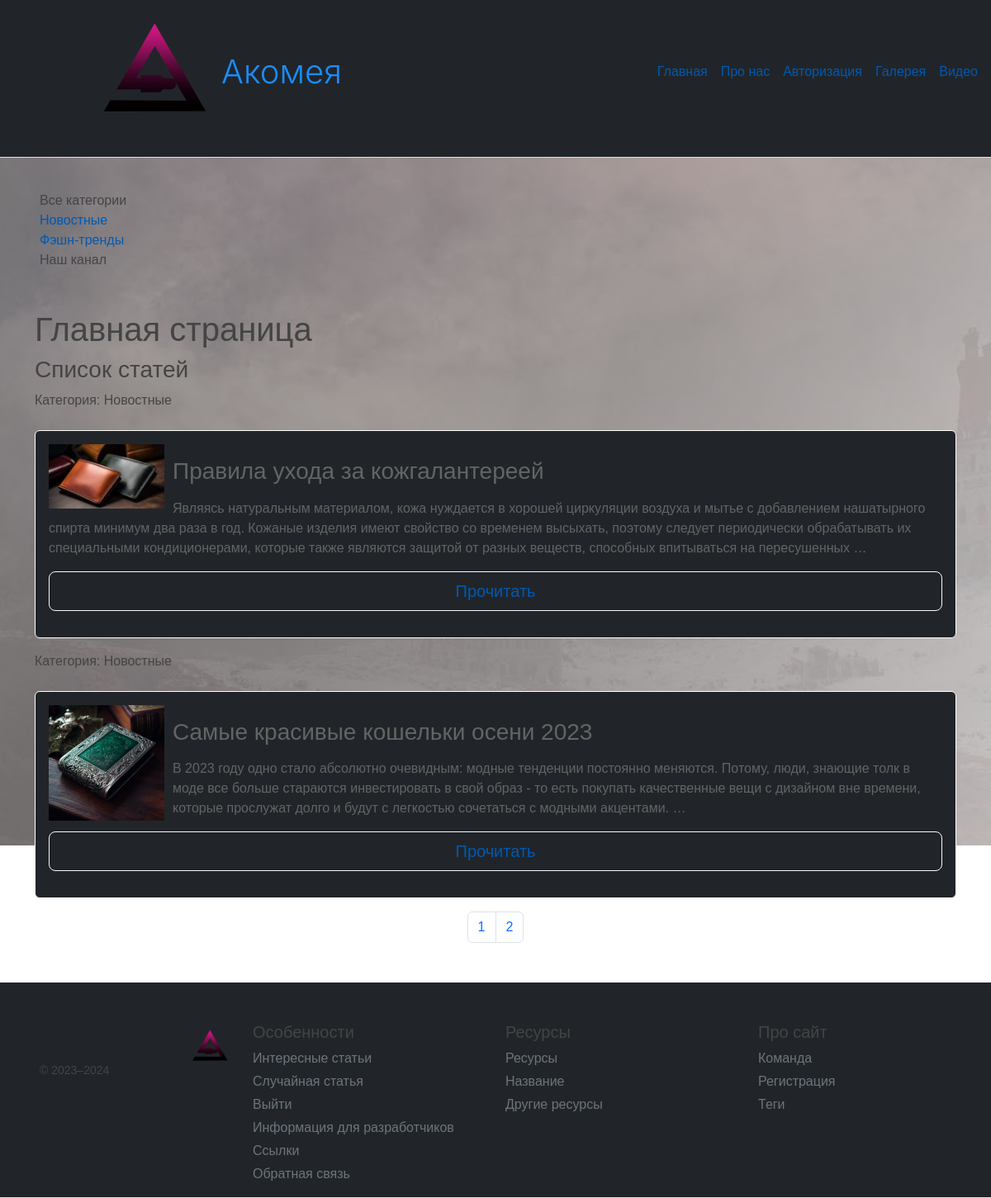
The page / on the database its author committed.
### main/models.py (models this page shows, shortened)
class Category(models.Model):
    name = models.CharField(max_length=100, db_index=True, verbose_name="Категория")
    slug = models.SlugField(unique=True, max_length=255, db_index=True, verbose_name="URL")
    objects = models.Manager()
    def __str__(self):
        return self.name
    def get_absolute_url(self):
        return reverse('category', kwargs={'cat_id': self.pk})
    class Meta:
        verbose_name = 'Категория'
        verbose_name_plural = 'Категории'
        ordering = ['id']

class New(models.Model):
    title = models.CharField('Название', max_length=50)
    posts = models.TextField('Описание')
    slug = models.SlugField(unique=True, max_length=255, db_index=True, verbose_name="URL")
    photo = models.ImageField(upload_to="photos/", verbose_name="Фото")
    time_create = models.DateTimeField(auto_now_add=True, verbose_name="Время создания")
    time_update = models.DateTimeField(auto_now=True, verbose_name="Время изменения")
    is_published = models.BooleanField(default=True, verbose_name="Публикация")
    cat = models.ForeignKey('Category', on_delete=models.PROTECT, verbose_name="Категории")
    objects = models.Manager()
    def get_absolute_url(self):
        return reverse('post', kwargs={'post_slug': self.slug})
    class Meta:
        verbose_name = 'Статья'
        verbose_name_plural = 'Статьи'
        permissions = (("can_create", "create"),)

### main/views.py (the view)
# urls.py: path('',views.index, name='home'),
def index(request):
    posts = New.objects.all()
    paginator = Paginator(posts, 2)
    page_number = request.GET.get('page')
    page_obj = paginator.get_page(page_number)
    cats = Category.objects.all()
    return render(request, 'main/index.html', {'page_obj': page_obj, 'title':'Главная страница сайта', 'posts': posts, 'cat_selected': 0, 'cats': cats})

### main/templates/main/index.html (shortened to what this page needs)
{% extends 'main/base.html' %}
{% block content %}
    <h1>Главная страница</h1>
    <h3>Список статей</h3>
    {% if posts %}
        {% for post in page_obj %}
            <p class="first ">Категория: {{post.cat}}</p>
            <div class="alert alert-light mt-4 bg-dark ">
                <p><img class="img-article-left thumb" src="{{post.photo.url}}" width="370" align="middle"></p>
                <h3>{{ post.title }}</h3>
                <p>{{ post.posts|linebreaks|truncatewords:45 }}</p>
                <p class="w-100 btn btn-lg btn-outline-light "><a href="{{ post.get_absolute_url }}">Прочитать</a></p>
            </div>
        {% endfor %}
    {% else %}
        <p>Нет записей</p>
    {% endif %}
{% endblock %}

### main/templates/main/base.html (shortened to what this page needs)
{% load static %}
<!DOCTYPE html>
<html lang="ru">
<head>
    <link rel="stylesheet" href="https://cdn.jsdelivr.net/npm/bootstrap@5.2.3/dist/css/bootstrap.min.css">
    <link type="text/css" href="{% static 'main/css/styles.css' %}" rel="stylesheet" />
</head>
<body style="background-image:url('/static/main/images/low.jpg'); background-repeat: no-repeat">
    <div class="d-flex flex-column flex-md-row align-items-center pb-3 mb-4 border-bottom bg-dark">
      <a href="/" class="d-flex align-items-center link-body-emphasis text-decoration-none">
        <svg xmlns="http://www.w3.org/2000/svg" width="100" height="32" class="me-2" viewBox="0 0 118 94" role="img"><title>Акомея</title></svg>
          <img src="/static/main/images/logo.png" width="160px">
        <span class="fs-1">Акомея</span>
      </a>
      <nav class="d-inline-flex mt-2 mt-md-0 ms-md-auto bg-dark" data-bs-theme="dark" >
        <a class="me-3 py-2 link-body-emphasis text-decoration-none" href="{% url 'home' %}">Главная</a>
        <a class="me-3 py-2 link-body-emphasis text-decoration-none" href="{% url 'about' %}">Про нас</a>
          <a class="me-3 py-2 link-body-emphasis text-decoration-none" href="{% url 'login' %}">Авторизация</a>
          <a class="me-3 py-2 link-body-emphasis text-decoration-none" href="{% url 'gallery' %}">Галерея</a>
          <a class="me-3 py-2 link-body-emphasis text-decoration-none" href="{% url 'video' %}">Видео</a>
      </nav>
    </div>
	<div class="d-flex flex-column flex-shrink-0 p-3 " style="width: 180px;">
	<ul id="leftchapters" style="list-style-type: none">
{% if cat_selected == 0 %}
		<li class="selected">Все категории</li>
{% else %}
		<li><a href="{% url 'home' %}">Все категории</a></li>
{% endif %}
{% for c in cats %}
	{% if c.pk == cat_selected %}
		<li class="selected">{{c.name}}</li>
	{% else %}
		<li><a href="{{ c.get_absolute_url }}">{{c.name}}</a></li>
	{% endif %}
{% endfor %}
		<li class="share">
		<p>Наш канал</p>
		</li>
	</ul>
</div>
<div class="container">
    {% block content %}
    {% endblock %}
</div>
    <nav aria-label="Search results pages">
        <ul class="pagination justify-content-center">
            {% for el in page_obj.paginator.page_range %}
                <li class="page-item">
                    <a class="page-link" href="?page={{el}}">{{el}}</a>
                </li>
            {% endfor %}
        </ul>
    </nav>
</body>
<footer>
    <footer class="pt-4 my-md-5 pt-md-5 border-bottom bg-dark">
    <div class="row ">
      <div class="col-12 col-md ">
        <img class="mb-2 " src="/static/main/images/logo2.png" alt="Акомея, все права защищены" width="55" height="55" align="right">
        <small class="d-block p-5 text-body-secondary ">© 2023–2024</small>
      </div>
      <div class="col-6 col-md bg-dark">
        <h5>Особенности</h5>
        <ul class="list-unstyled text-small">
          <li class="mb-1"><a class="link-secondary text-decoration-none" href="#">Интересные статьи</a></li>
          <li class="mb-1"><a class="link-secondary text-decoration-none" href="#">Случайная статья</a></li>
          <li class="mb-1"><a class="link-secondary text-decoration-none" href="{% url 'logout' %}">Выйти</a></li>
          <li class="mb-1"><a class="link-secondary text-decoration-none" href="#">Информация для разработчиков</a></li>
          <li class="mb-1"><a class="link-secondary text-decoration-none" href="#">Ссылки</a></li>
          <li class="mb-1"><a class="link-secondary text-decoration-none" href="#">Обратная связь</a></li>
        </ul>
      </div>
      <div class="col-6 col-md">
        <h5>Ресурсы</h5>
        <ul class="list-unstyled text-small">
          <li class="mb-1"><a class="link-secondary text-decoration-none" href="#">Ресурсы</a></li>
          <li class="mb-1"><a class="link-secondary text-decoration-none" href="#">Название</a></li>
          <li class="mb-1"><a class="link-secondary text-decoration-none" href="#">Другие ресурсы</a></li>
        </ul>
      </div>
      <div class="col-6 col-md">
        <h5>Про сайт</h5>
        <ul class="list-unstyled text-small">
          <li class="mb-1"><a class="link-secondary text-decoration-none" href="#">Команда</a></li>
          <li class="mb-1"><a class="link-secondary text-decoration-none" href="{% url 'register' %}">Регистрация</a></li>
          <li class="mb-1"><a class="link-secondary text-decoration-none" href="#">Теги</a></li>
        </ul>
      </div>
    </div>
    </footer>
</footer>
</html>

### main/static/main/css/styles.css (style rules this page uses)
html, body { font-family: 'Arial'; margin: 0; padding: 0; height: 100%; width: 100%; color: #444; }
a { color: #0059b2; text-decoration: none; }
img { max-width: 600px; height: auto; }
img.img-article-left { max-width: 300px; height: auto; float: left; padding: 0 10px 10px 0; }
img.img-article-left.thumb { max-width: 150px; height: auto; }

### main/templates/main/base.html (style rules this page uses)
.fs-1 { font-size: 7rem; font-weight: 300; font-family: -apple-system,BlinkMacSystemFont,"Segoe UI",Roboto,"Helvetica Neue",Arial,"Noto Sans",sans-serif,"Apple Color Emoji","Segoe UI Emoji","Segoe UI Symbol","Noto Color Emoji"; }

### rows shown on the page
Category: name "Новостные"
Category: name "Фэшн-тренды"
New: cat "Новостные", photo (picture), title "Правила ухода за кожгалантереей", posts "Являясь натуральным материалом, кожа нуждается в хорошей циркуляции воздуха и мытье с добавлением нашатырного спирта минимум два раза в год. Кожаные изделия имеют свойство со временем высыхать, поэтому следует периодически обрабатывать их специальными кондиционерами, которые также являются защитой от разных веществ, способных впитываться на пересушенных …"
New: cat "Новостные", photo (picture), title "Самые красивые кошельки осени 2023", posts "В 2023 году одно стало абсолютно очевидным: модные тенденции постоянно меняются. Потому, люди, знающие толк в моде все больше стараются инвестировать в свой образ - то есть покупать качественные вещи с дизайном вне времени, которые прослужат долго и будут с легкостью сочетаться с модными акцентами. …"

### other values the page prints
{{ el }} "1" "2"
